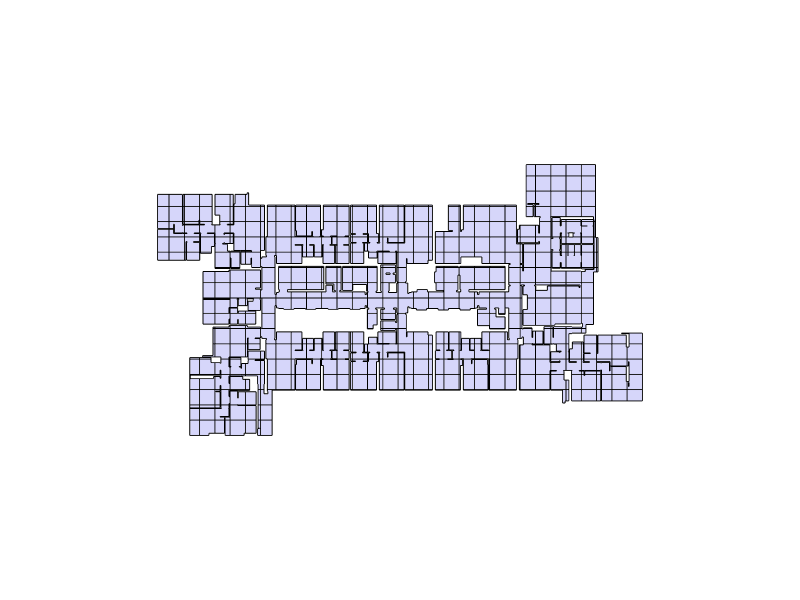

Notebook cell for this chart:
### Markdown cell above
## 8. Slice the floor plan with the edge grid to create a topologic shell

### Code cell
# Ensure we have a valid edge grid before slicing
if grid2 is None:
    b_r = Wire.BoundingRectangle(gallery)
    b_face = Face.ByWire(b_r) if b_r else None
    d_bbox = Topology.Dictionary(b_r) if b_r else None
    width_fallback = Dictionary.ValueAtKey(d_bbox, "width") if d_bbox else None
    length_fallback = Dictionary.ValueAtKey(d_bbox, "length") if d_bbox else None

    if b_face and width_fallback and length_fallback:
        uRange2 = [i * edge_grid_step for i in range(int(width_fallback / edge_grid_step) + 2)]
        vRange2 = [i * edge_grid_step for i in range(int(length_fallback / edge_grid_step) + 2)]
        grid2 = Grid.EdgesByDistances(b_face, clip=False, uRange=uRange2, vRange=vRange2)

if grid2 is None:
    raise ValueError("grid2 is invalid. Rerun section 7 (grid creation) before slicing.")

shell = Topology.Slice(gallery, grid2)
if shell is None:
    raise ValueError("Slicing failed. Check that both gallery and grid2 are valid topologies.")

faces = Topology.Faces(shell) or []
if not faces:
    raise ValueError("No faces were generated from the sliced shell.")

# Assign sequential unique face ids to each face and store the updated faces
for i, f in enumerate(faces):
    d = Dictionary.ByKeyValue("face_id", "face_" + str(i + 1))
    faces[i] = Topology.SetDictionary(f, d)

print(f"Shell generated successfully with {len(faces)} faces.")

# --- Visualize the sliced shell / faces (VS Code renderer) ---
Topology.Show(shell,
              camera=[0, 0, 6],
              faceColor=[210, 210, 250],
              faceOpacity=0.9,
              edgeColor="black",
              edgeWidth=2,
              showVertices=False,
              backgroundColor="white",
              width=800,
              height=600,
              renderer=renderer)

### Figure 1 — Plotly figure (JSON) as saved in the notebook; plotly's stock layout.template omitted (floating-point values rounded to 4 significant figures; data arrays with more than 128 entries replaced by an {"elided": "..."} marker saying what was removed)
{"data": [{"hoverinfo": "text", "legendgroup": "2", "legendrank": 2, "line": {"color": "black", "dash": "solid", "width": 2}, "marker": {"size": 0}, "mode": "lines", "name": "1: Untitled (Edges)", "showlegend": false, "text": "", "type": "scatter3d", "x": {"elided": "8982 float values"}, "y": {"elided": "8982 float values"}, "z": {"elided": "8982 int values"}}, {"cmax": 1, "cmin": 0, "color": "#D2D2FA", "colorscale": [[0, "#440154"], [0.1111, "#482878"], [0.2222, "#3e4989"], [0.3333, "#31688e"], [0.4444, "#26828e"], [0.5556, "#1f9e89"], [0.6667, "#35b779"], [0.7778, "#6ece58"], [0.8889, "#b5de2b"], [1, "#fde725"]], "flatshading": true, "hoverinfo": "text", "hovertext": "", "i": {"elided": "2649 int values"}, "j": {"elided": "2649 int values"}, "k": {"elided": "2649 int values"}, "legendgroup": "3", "legendrank": 3, "lighting": {"facenormalsepsilon": 0}, "name": "1: Untitled (Faces)", "opacity": 0.9, "showlegend": false, "showscale": false, "text": "", "type": "mesh3d", "x": {"elided": "2447 float values"}, "y": {"elided": "2447 float values"}, "z": {"elided": "2447 int values"}}], "layout": {"autosize": true, "height": 600, "margin": {"b": 40, "l": 40, "r": 40, "t": 40}, "paper_bgcolor": "#FFFFFF", "plot_bgcolor": "#FFFFFF", "scene": {"aspectmode": "data", "camera": {"center": {"x": 0, "y": 0, "z": 0}, "eye": {"x": 0, "y": 0, "z": 6}, "projection": {"type": "perspective"}, "up": {"x": 0, "y": 1, "z": 0}}, "xaxis": {"visible": false}, "yaxis": {"visible": false}, "zaxis": {"visible": false}}, "showlegend": true, "width": 800, "xaxis": {"showgrid": false, "visible": false, "zeroline": false}, "yaxis": {"showgrid": false, "visible": false, "zeroline": false}}}
